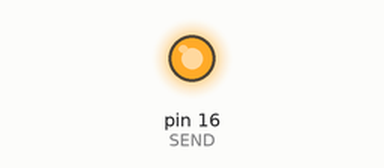
A program run on a simulated Raspberry Pi (header pin numbers). Parts: output pins drawn as LEDs (lit = HIGH). What the program prints to the terminal is not drawn.

Above: at 0.1 s.
Timing chart, 0 to 1.6 s (numbered marks = the images above):
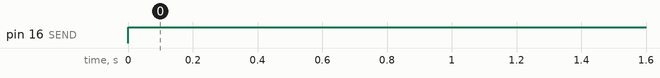

The program:

ir_emission.py
```python
# (licence header left out)
import RPi.GPIO as GPIO
import time

SEND = 16

GPIO.setmode(GPIO.BOARD)
GPIO.setup(SEND, GPIO.OUT)

try:
	while True:
		print("Send the IR signal")
		GPIO.output(SEND, GPIO.HIGH)
		time.sleep(0.1)
		GPIO.output(SEND, GPIO.LOW)


except KeyboardInterrupt:
	print "Exception: KeyboardInterrupt"

finally:
	GPIO.cleanup()
```

Measured:
- by itself, pin 16 (SEND): LOW → HIGH at 0.00 s
